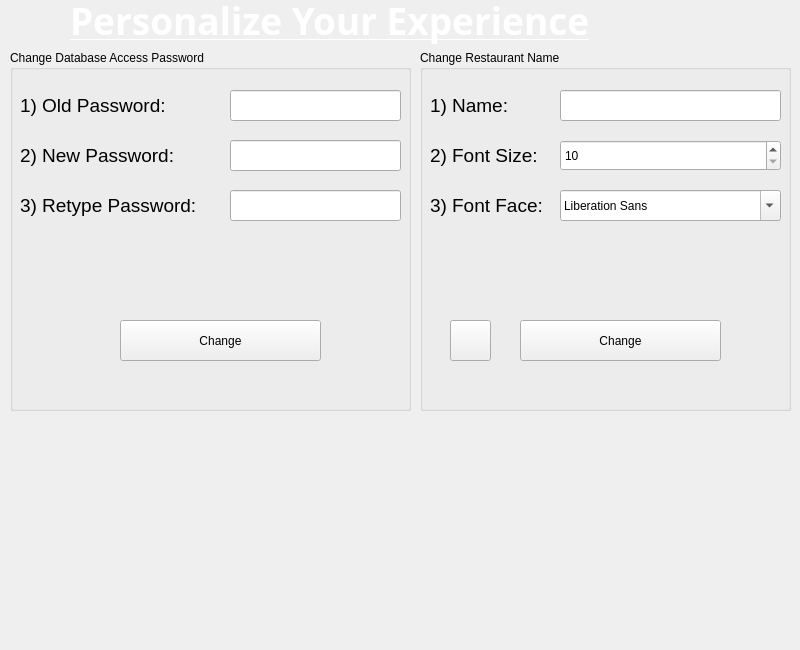
    <widget class="QWidget" name="tab_2">
     <attribute name="title">
      <string>Settings</string>
     </attribute>
     <widget class="QGroupBox" name="groupBox_30">
      <property name="geometry">
       <rect>
        <x>10</x>
        <y>50</y>
        <width>401</width>
        <height>361</height>
       </rect>
      </property>
      <property name="title">
       <string>Change Database Access Password</string>
      </property>
      <widget class="QLabel" name="label_97">
       <property name="geometry">
        <rect>
         <x>10</x>
         <y>30</y>
         <width>181</width>
         <height>51</height>
        </rect>
       </property>
       <property name="font">
        <font>
         <family>Segoe UI</family>
         <pointsize>14</pointsize>
        </font>
       </property>
       <property name="text">
        <string>1) Old Password:</string>
       </property>
      </widget>
      <widget class="QLineEdit" name="lineEdit_32">
       <property name="geometry">
        <rect>
         <x>220</x>
         <y>40</y>
         <width>171</width>
         <height>31</height>
        </rect>
       </property>
       <property name="echoMode">
        <enum>QLineEdit::Password</enum>
       </property>
      </widget>
      <widget class="QLineEdit" name="lineEdit_33">
       <property name="geometry">
        <rect>
         <x>220</x>
         <y>90</y>
         <width>171</width>
         <height>31</height>
        </rect>
       </property>
       <property name="text">
        <string/>
       </property>
       <property name="echoMode">
        <enum>QLineEdit::Password</enum>
       </property>
      </widget>
      <widget class="QLabel" name="label_98">
       <property name="geometry">
        <rect>
         <x>10</x>
         <y>80</y>
         <width>181</width>
         <height>51</height>
        </rect>
       </property>
       <property name="font">
        <font>
         <family>Segoe UI</family>
         <pointsize>14</pointsize>
        </font>
       </property>
       <property name="text">
        <string>2) New Password:</string>
       </property>
      </widget>
      <widget class="QLineEdit" name="lineEdit_34">
       <property name="geometry">
        <rect>
         <x>220</x>
         <y>140</y>
         <width>171</width>
         <height>31</height>
        </rect>
       </property>
       <property name="text">
        <string/>
       </property>
       <property name="echoMode">
        <enum>QLineEdit::Password</enum>
       </property>
      </widget>
      <widget class="QLabel" name="label_99">
       <property name="geometry">
        <rect>
         <x>10</x>
         <y>130</y>
         <width>261</width>
         <height>51</height>
        </rect>
       </property>
       <property name="font">
        <font>
         <family>Segoe UI</family>
         <pointsize>14</pointsize>
        </font>
       </property>
       <property name="text">
        <string>3) Retype Password:</string>
       </property>
      </widget>
      <widget class="QPushButton" name="pushButton_50">
       <property name="geometry">
        <rect>
         <x>110</x>
         <y>270</y>
         <width>201</width>
         <height>41</height>
        </rect>
       </property>
       <property name="cursor">
        <cursorShape>PointingHandCursor</cursorShape>
       </property>
       <property name="text">
        <string>Change</string>
       </property>
       <property name="icon">
        <iconset>
         <normaloff>Assets/change.png</normaloff>Assets/change.png</iconset>
       </property>
       <property name="iconSize">
        <size>
         <width>30</width>
         <height>30</height>
        </size>
       </property>
      </widget>
     </widget>
     <widget class="QLabel" name="label_70">
      <property name="geometry">
       <rect>
        <x>10</x>
        <y>430</y>
        <width>781</width>
        <height>211</height>
       </rect>
      </property>
      <property name="text">
       <string/>
      </property>
     </widget>
     <widget class="QGroupBox" name="groupBox_8">
      <property name="geometry">
       <rect>
        <x>420</x>
        <y>50</y>
        <width>371</width>
        <height>361</height>
       </rect>
      </property>
      <property name="title">
       <string>Change Restaurant Name</string>
      </property>
      <widget class="QLabel" name="label_100">
       <property name="geometry">
        <rect>
         <x>10</x>
         <y>30</y>
         <width>101</width>
         <height>51</height>
        </rect>
       </property>
       <property name="font">
        <font>
         <family>Segoe UI</family>
         <pointsize>14</pointsize>
        </font>
       </property>
       <property name="text">
        <string>1) Name: </string>
       </property>
      </widget>
      <widget class="QLineEdit" name="lineEdit_35">
       <property name="geometry">
        <rect>
         <x>140</x>
         <y>40</y>
         <width>221</width>
         <height>31</height>
        </rect>
       </property>
       <property name="echoMode">
        <enum>QLineEdit::Normal</enum>
       </property>
      </widget>
      <widget class="QLabel" name="label_101">
       <property name="geometry">
        <rect>
         <x>10</x>
         <y>80</y>
         <width>131</width>
         <height>51</height>
        </rect>
       </property>
       <property name="font">
        <font>
         <family>Segoe UI</family>
         <pointsize>14</pointsize>
        </font>
       </property>
       <property name="text">
        <string>2) Font Size:</string>
       </property>
      </widget>
      <widget class="QSpinBox" name="spinBox_5">
       <property name="geometry">
        <rect>
         <x>140</x>
         <y>90</y>
         <width>221</width>
         <height>31</height>
        </rect>
       </property>
       <property name="suffix">
        <string/>
       </property>
       <property name="minimum">
        <number>10</number>
       </property>
       <property name="maximum">
        <number>200</number>
       </property>
       <property name="value">
        <number>10</number>
       </property>
      </widget>
      <widget class="QLabel" name="label_102">
       <property name="geometry">
        <rect>
         <x>10</x>
         <y>130</y>
         <width>131</width>
         <height>51</height>
        </rect>
       </property>
       <property name="font">
        <font>
         <family>Segoe UI</family>
         <pointsize>14</pointsize>
        </font>
       </property>
       <property name="text">
        <string>3) Font Face:</string>
       </property>
      </widget>
      <widget class="QFontComboBox" name="fontComboBox">
       <property name="geometry">
        <rect>
         <x>140</x>
         <y>140</y>
         <width>221</width>
         <height>31</height>
        </rect>
       </property>
      </widget>
      <widget class="QPushButton" name="pushButton_51">
       <property name="geometry">
        <rect>
         <x>100</x>
         <y>270</y>
         <width>201</width>
         <height>41</height>
        </rect>
       </property>
       <property name="cursor">
        <cursorShape>PointingHandCursor</cursorShape>
       </property>
       <property name="text">
        <string>Change</string>
       </property>
       <property name="icon">
        <iconset>
         <normaloff>Assets/change.png</normaloff>Assets/change.png</iconset>
       </property>
       <property name="iconSize">
        <size>
         <width>30</width>
         <height>30</height>
        </size>
       </property>
      </widget>
      <widget class="QPushButton" name="pushButton_31">
       <property name="geometry">
        <rect>
         <x>30</x>
         <y>270</y>
         <width>41</width>
         <height>41</height>
        </rect>
       </property>
       <property name="text">
        <string/>
       </property>
       <property name="icon">
        <iconset>
         <normaloff>Assets/reset.png</normaloff>Assets/reset.png</iconset>
       </property>
      </widget>
     </widget>
     <widget class="QLabel" name="label_71">
      <property name="geometry">
       <rect>
        <x>70</x>
        <y>-10</y>
        <width>651</width>
        <height>61</height>
       </rect>
      </property>
      <property name="palette">
       <palette>
        <active>
         <colorrole role="WindowText">
          <brush brushstyle="SolidPattern">
           <color alpha="255">
            <red>255</red>
            <green>255</green>
            <blue>255</blue>
           </color>
          </brush>
         </colorrole>
        </active>
        <inactive>
         <colorrole role="WindowText">
          <brush brushstyle="SolidPattern">
           <color alpha="255">
            <red>255</red>
            <green>255</green>
            <blue>255</blue>
           </color>
          </brush>
         </colorrole>
        </inactive>
        <disabled>
         <colorrole role="WindowText">
          <brush brushstyle="SolidPattern">
           <color alpha="255">
            <red>120</red>
            <green>120</green>
            <blue>120</blue>
           </color>
          </brush>
         </colorrole>
        </disabled>
       </palette>
      </property>
      <property name="font">
       <font>
        <family>Segoe UI Black</family>
        <pointsize>28</pointsize>
        <weight>75</weight>
        <bold>true</bold>
        <underline>true</underline>
       </font>
      </property>
      <property name="text">
       <string>Personalize Your Experience</string>
      </property>
     </widget>
    </widget>
